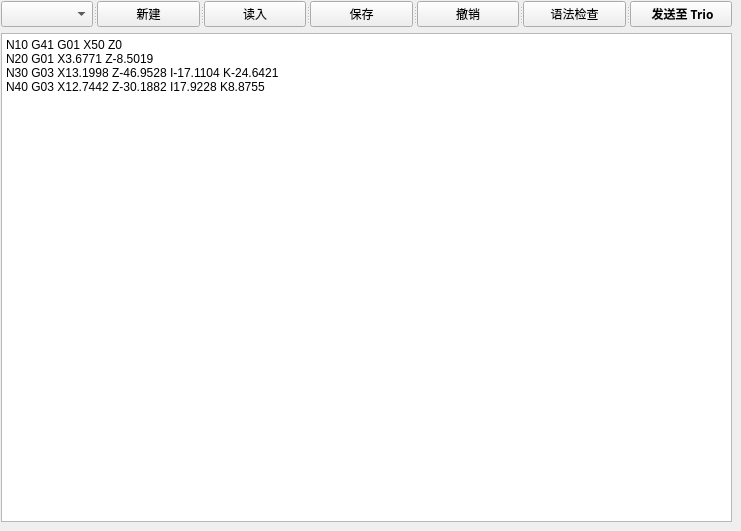
    <widget class="QWidget" name="Page_Txt">
     <widget class="QWidget" name="layoutWidget_13">
      <property name="geometry">
       <rect>
        <x>1</x>
        <y>1</y>
        <width>731</width>
        <height>521</height>
       </rect>
      </property>
      <layout class="QVBoxLayout" name="verticalLayout_20">
       <item>
        <widget class="QSplitter" name="splitter_12">
         <property name="orientation">
          <enum>Qt::Horizontal</enum>
         </property>
         <widget class="QComboBox" name="cB_Txt">
          <property name="autoFillBackground">
           <bool>true</bool>
          </property>
          <property name="editable">
           <bool>false</bool>
          </property>
          <property name="frame">
           <bool>true</bool>
          </property>
          <property name="modelColumn">
           <number>0</number>
          </property>
         </widget>
         <widget class="QPushButton" name="pB_New_Txt">
          <property name="text">
           <string>新建</string>
          </property>
         </widget>
         <widget class="QPushButton" name="pB_ReadIn_Txt">
          <property name="text">
           <string>读入</string>
          </property>
         </widget>
         <widget class="QPushButton" name="pB_Save_Txt">
          <property name="text">
           <string>保存</string>
          </property>
         </widget>
         <widget class="QPushButton" name="pB_Undo_Txt">
          <property name="text">
           <string>撤销</string>
          </property>
         </widget>
         <widget class="QPushButton" name="pB_GrammarCheck_Txt">
          <property name="text">
           <string>语法检查</string>
          </property>
         </widget>
         <widget class="QPushButton" name="pB_Send_Txt">
          <property name="font">
           <font>
            <family>Arial Black</family>
            <weight>75</weight>
            <bold>true</bold>
           </font>
          </property>
          <property name="text">
           <string> 发送至 Trio</string>
          </property>
         </widget>
        </widget>
       </item>
       <item>
        <widget class="QPlainTextEdit" name="pTE_GCode">
         <property name="plainText">
          <string>N10 G41 G01 X50 Z0
N20 G01 X3.6771 Z-8.5019
N30 G03 X13.1998 Z-46.9528 I-17.1104 K-24.6421
N40 G03 X12.7442 Z-30.1882 I17.9228 K8.8755</string>
         </property>
        </widget>
       </item>
      </layout>
     </widget>
    </widget>
